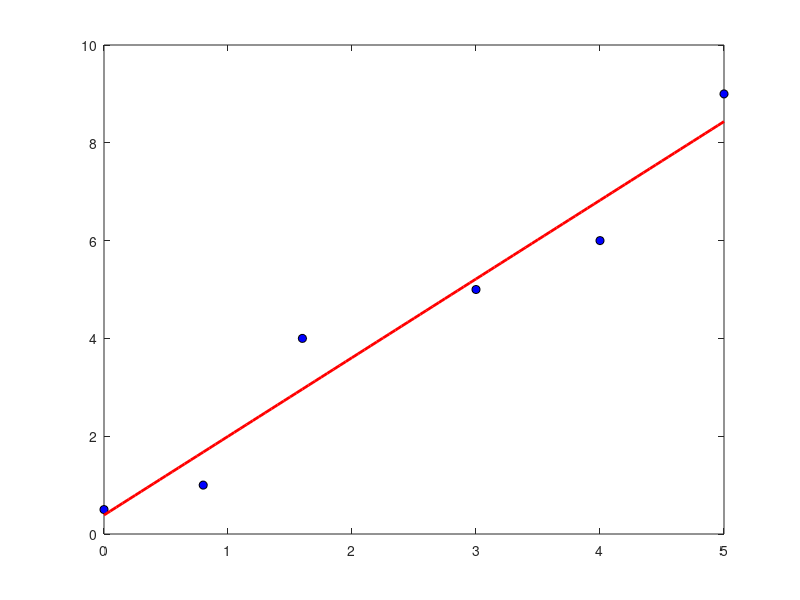

Here is the MATLAB script that generated this plot:
clear all
clc

% Define the input-output pairs
x = [0; 0.8; 1.6; 3; 4; 5];
y = [0.5; 1; 4; 5; 6; 9];

% Add a column of ones to x to represent the bias term
X = [ones(length(x),1), x];

% Solve for w using the LLS method
w = inv(X' * X) * X' * y;

% Extract the intercept term (b)
b = w(1);

% Extract the slope (w)
k = w(2);

% Print the results
fprintf('Intercept (b): %f\n', b);
fprintf('Slope (w): %f\n', k);

% Plotting the fitting results
figure;
for i=1:length(x)
    plot(x(i),y(i),"o",'MarkerFaceColor', 'b', 'MarkerEdgeColor', 'k');
    hold on;
end
q = x(1):0.05:x(length(x));
p = k*q+b;
plot(q,p,'-r', 'LineWidth', 2);
hold off;

